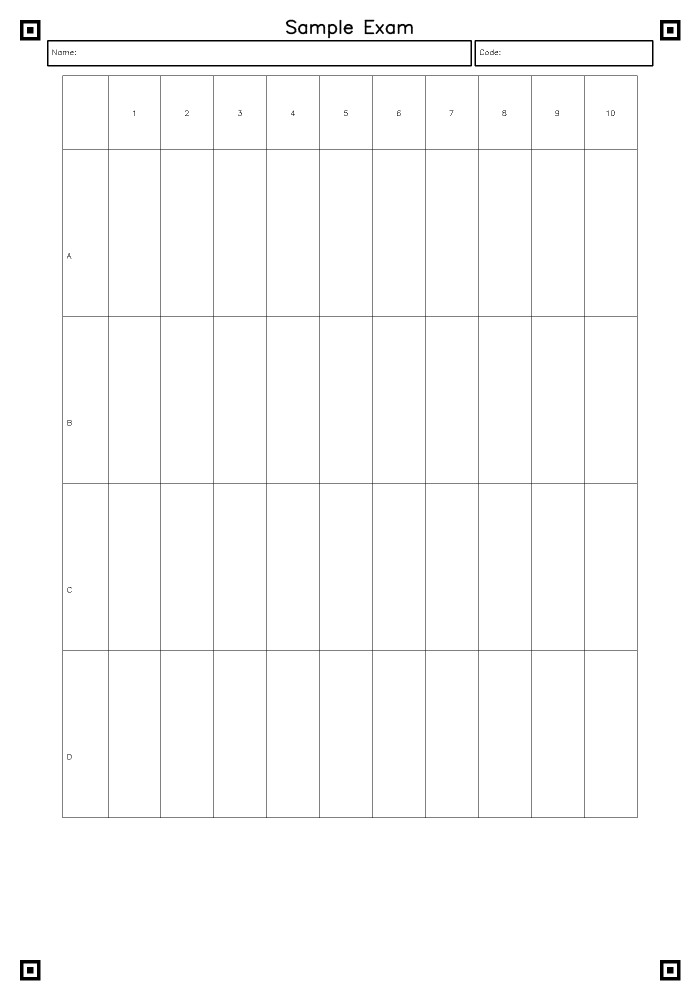
#> input picture examples/generated_template.png, 1400 x 2000 px (shown at 1/2 size)
$ python demo_align.py
#> lines starting #> are read from the running program, lines starting #| are printed output that depends on the picture; after the words box and inside, x2 and y2 are one past the last pixel; in counts of white or black regions, pixels touching at a corner belong together
#> in main, img is the input picture: shape (2000, 1400, 3); min 0, max 255, mean 251.4
### src/exam_evaluator/pattern_recognition.py
"""
Pattern Recognition Module for Exam Evaluation

This module provides pattern recognition capabilities using OpenCV for exam image analysis.

OPTIMIZATIONS IMPLEMENTED:
- Direct use of OpenCV functions for maximum performance
- Smart grayscale conversion (avoids redundant conversions)
- Efficient preprocessing pipeline with native OpenCV operations
- Removal of duplicate code and unnecessary wrapper methods
- Optimized morphology for shadow removal
- Internal helper methods (_to_gray) for efficient code reuse
"""

import cv2
import numpy as np
from typing import Tuple, List, Optional


class PatternRecognizer:
    """
    A class for performing pattern recognition on exam images using OpenCV.

    This class provides methods for detecting patterns, shapes, and features
    in exam images for automated evaluation.
    """

    def __init__(self):
        """Initialize the PatternRecognizer."""
        self.opencv_version = cv2.__version__

    # [15 lines left out: function load_image, not called in this run]

    def _to_gray(self, image: np.ndarray) -> np.ndarray:
        """
        Convert image to grayscale if needed (optimized helper method).

        Optimization: Avoids redundant conversion if image is already grayscale.

        Args:
            image: Input image (BGR or already grayscale)

        Returns:
            Grayscale image
        """
        if len(image.shape) == 2:
            return image
        return cv2.cvtColor(image, cv2.COLOR_BGR2GRAY)

    # Public methods for API compatibility
    # [306 lines left out: functions convert_to_grayscale, apply_threshold, detect_edges, find_contours, detect_circles, template_matching and 3 more, not called in this run]

    def find_alignment_squares(self, image: np.ndarray, min_area: int = 2000) -> List[Tuple[int, int]]:
        """
        Detect filled square alignment markers in an image.

        Args:
            image: Input image (BGR or grayscale)
            min_area: Minimum contour area to consider as an alignment square

        Returns:
            List of (x, y) centers for detected square markers. Returns an empty
            list if none are found.
        """
        # Optimization: use helper method for grayscale conversion
        gray = self._to_gray(image)
        _, thr = cv2.threshold(gray, 128, 255, cv2.THRESH_BINARY_INV | cv2.THRESH_OTSU)
        # Use morphological closing to reduce small holes/blur effects
        kernel = cv2.getStructuringElement(cv2.MORPH_RECT, (5, 5))
        thr = cv2.morphologyEx(thr, cv2.MORPH_CLOSE, kernel)
        contours, _ = cv2.findContours(thr, cv2.RETR_EXTERNAL, cv2.CHAIN_APPROX_SIMPLE)

        markers = []
        for cnt in contours:
            area = cv2.contourArea(cnt)
            if area < max(800, min_area * 0.2):
                continue

            # bounding rect and aspect ratio
            x, y, w, h = cv2.boundingRect(cnt)
            if h == 0:
                continue
            ar = float(w) / float(h)

            # solidity: how much of bounding box is covered by contour
            rect_area = float(w * h)
            solidity = area / rect_area if rect_area > 0 else 0

            # Accept roughly-square, fairly-solid contours
            if 0.5 <= ar <= 2.0 and solidity > 0.4 and area > min_area * 0.1:
                cx = x + w // 2
                cy = y + h // 2
                markers.append((cx, cy))

        return markers

    # [33 lines left out: functions _expected_marker_positions, _select_nearest_markers, not called in this run]

    def align_exam_image(self, image: np.ndarray, template_size: Tuple[int, int] = (800, 1000), margin: int = 40, alignment_square_size: int = 40) -> Optional[np.ndarray]:
        """
        Attempt to deskew/resize a scanned exam image using the four corner
        alignment squares. If four markers are found, a perspective transform
        is computed to map the scanned markers to ideal template corners.

        Args:
            image: Input BGR image of a scanned exam
            template_size: Desired output (width, height) in pixels
            margin: Margin used when template was generated
            alignment_square_size: Size of alignment squares used in template

        Returns:
            Warped image aligned to the template coordinate system, or None if
            alignment failed (e.g., fewer than 4 markers detected)
        """
        candidates = self.find_alignment_squares(image)
        if len(candidates) < 4:
            return None

        h_img, w_img = image.shape[:2]
        # expected positions in the scanned image coordinate system
        expected_img = self._expected_marker_positions((w_img, h_img), margin, alignment_square_size)
        src = self._select_nearest_markers(candidates, expected_img)
        if src is None:
            return None

        # destination positions in the template coordinate system
        dst = self._expected_marker_positions(template_size, margin, alignment_square_size)

        M = cv2.getPerspectiveTransform(src, dst)
        w, h = template_size
        warped = cv2.warpPerspective(image, M, (w, h), flags=cv2.INTER_LINEAR)
        return warped

    # [332 lines left out: functions remove_shadows, convert_to_black_and_white, extract_answer_cells, is_cell_marked, detect_marked_answers, process_exam_sheet, not called in this run]

### examples/demo_align.py
"""Example: simulate a scanned rotated/translated page and align it back to template

Run from repo root:
    python3 examples/demo_align.py

This script generates a template, applies a perspective warp to simulate a scan,
then attempts to detect alignment squares and warp it back.
"""
import os
import sys
import cv2
import numpy as np

sys.path.insert(0, os.path.join(os.path.dirname(__file__), '..', 'src'))
from exam_evaluator import PatternRecognizer

ROOT = os.path.dirname(__file__)
TEMPLATE_PNG = os.path.join(ROOT, 'generated_template.png')
SCANNED_PNG = os.path.join(ROOT, 'simulated_scanned.png')
ALIGNED_PNG = os.path.join(ROOT, 'aligned_template.png')


def simulate_scan(img: np.ndarray) -> np.ndarray:
    h, w = img.shape[:2]
    # Use the known alignment square centers from the template layout
    margin = 120
    sq = 120
    # centers of the four alignment squares in the template coordinate system
    src = np.float32([
        [margin + sq / 2.0, margin + sq / 2.0],
        [w - margin - sq / 2.0, margin + sq / 2.0],
        [margin + sq / 2.0, h - margin - sq / 2.0],
        [w - margin - sq / 2.0, h - margin - sq / 2.0],
    ])

    # perturb each marker by a small amount to simulate a real scanned page
    rng = np.random.default_rng(42)
    offsets = rng.normal(scale=30.0, size=src.shape).astype(np.float32)
    dst = src + offsets

    # Compute perspective transform that maps template marker positions to perturbed positions
    M = cv2.getPerspectiveTransform(src, dst)
    warped = cv2.warpPerspective(img, M, (w, h), flags=cv2.INTER_LINEAR)
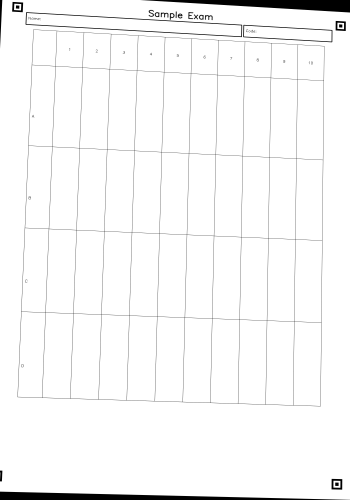
#> warped: shape (2000, 1400, 3) (shown at 1/4 size); min 0, max 255, mean 247.3
    # add slight blur to simulate scanner/phone capture
    warped = cv2.GaussianBlur(warped, (3, 3), 0)
    return warped


def main():
    recognizer = PatternRecognizer()

    if not os.path.exists(TEMPLATE_PNG):
        print("Template not found — generating one first...")
        img = recognizer.generate_exam_sheet_template(title='Demo Exam', num_questions=20)
        cv2.imwrite(TEMPLATE_PNG, img)
    else:
        img = cv2.imread(TEMPLATE_PNG)

    scanned = simulate_scan(img)
    cv2.imwrite(SCANNED_PNG, scanned)
    print(f"Simulated scanned image saved to: {SCANNED_PNG}")

    aligned = recognizer.align_exam_image(scanned)
#> in find_alignment_squares, `_, thr = cv2.threshold(gray, 128, 255, cv2.THRESH_BINARY_INV | cv2.THR..`:
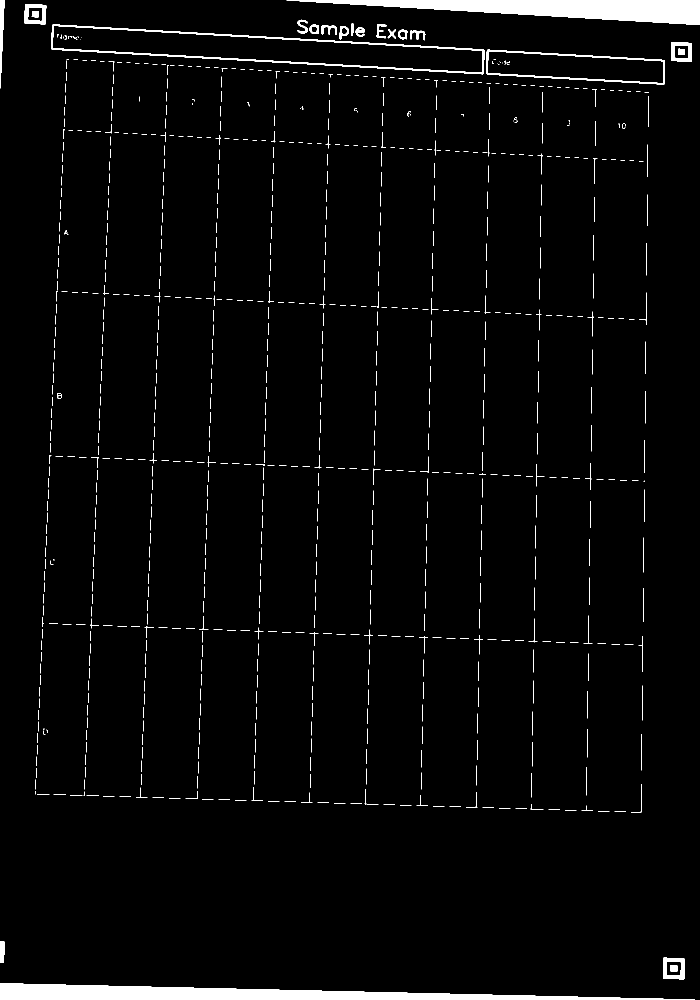
#> thr: shape (2000, 1400) (shown at 1/2 size); 2.8% white; 819 white regions (368 under 20 px), largest, box (x1, y1, x2, y2) and area: (0, 1966, 1390, 2000) 24050, (573, 0, 1400, 50) 21151, (102, 49, 969, 149) 5759
#> in find_alignment_squares, `contours, _ = cv2.findContours(thr, cv2.RETR_EXTERNAL, cv2.CHAIN_APPRO..`: contours = 757 contours, 740 with area under 20; largest, box (x1, y1, x2, y2) and area: (102, 49, 1330, 169) 60402, (0, 1966, 1390, 2000) 22644, (573, 0, 1400, 50) 20300, (1326, 1915, 1369, 1959) 1737, (48, 8, 93, 49) 1593
#> the loop in find_alignment_squares, `for cnt in contours:` made 757 passes
#> (area, x, y, w, h, ar, rect_area, solidity) on passes 2, 747, 755: (1737, 1326, 1915, 43, 44, 0.977, 1892, 0.918), (1472, 1342, 84, 41, 40, 1.02, 1640, 0.898), (1593, 48, 8, 45, 41, 1.1, 1845, 0.863)
#> after the loop in find_alignment_squares, `for cnt in contours:`: markers = [(1347, 1937), (1362, 104), (70, 28)]
    if aligned is None:
        print("Alignment failed: could not find 4 markers")
    else:
        cv2.imwrite(ALIGNED_PNG, aligned)
        print(f"Aligned image saved to: {ALIGNED_PNG}")


if __name__ == '__main__':
    main()

$ run again, with examples/aligned_exam.png copied over examples/generated_template.png
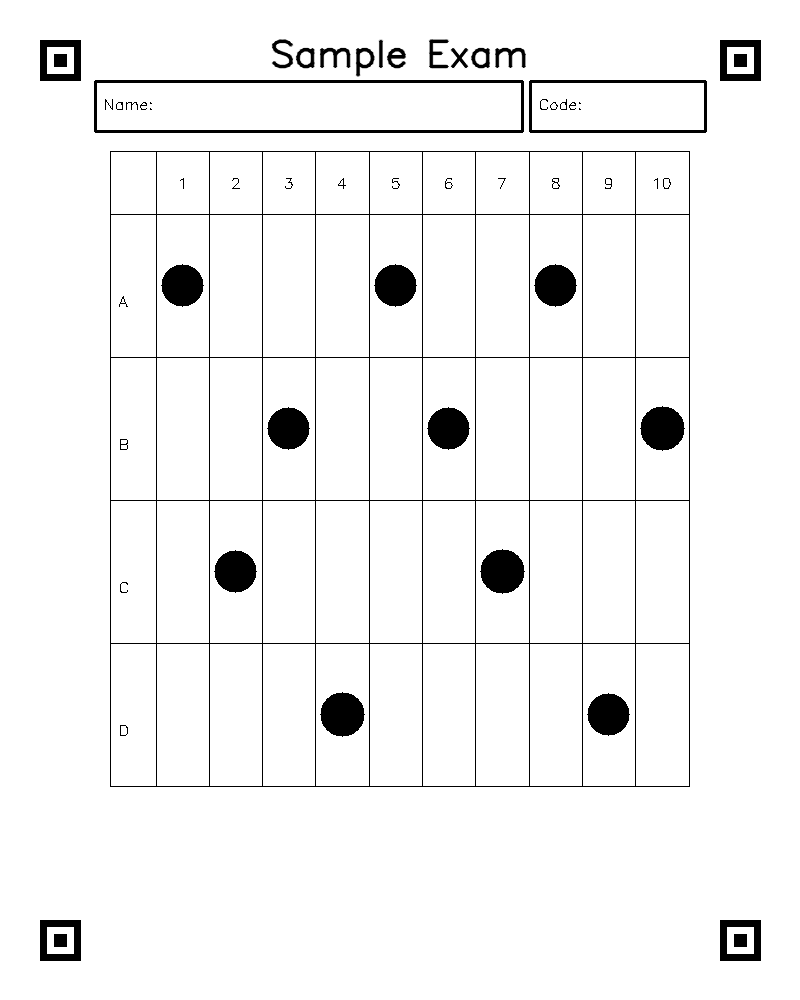
#> input picture examples/aligned_exam.png, 800 x 1000 px
#> in main, img is the input picture: shape (1000, 800, 3); min 0, max 255, mean 243.3
#> in find_alignment_squares, `thr = cv2.morphologyEx(thr, cv2.MORPH_CLOSE, kernel)`:
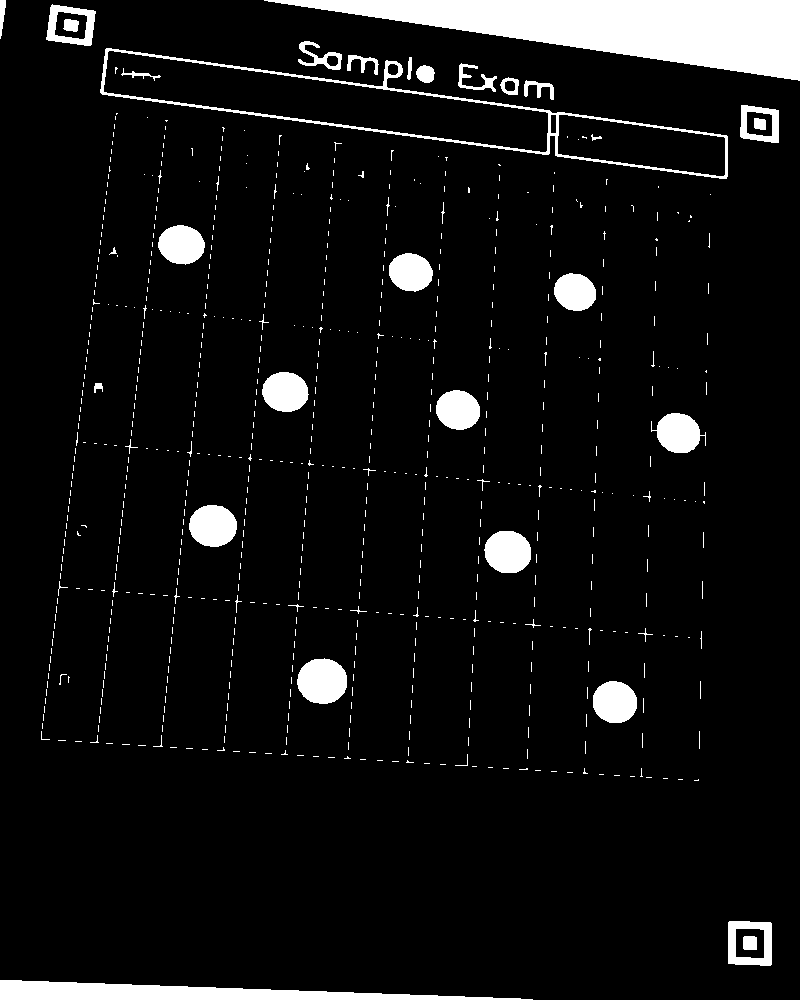
#> thr: shape (1000, 800); 7.1% white; 723 white regions (672 under 20 px)
#> contours = 714 contours, 689 with area under 20; largest, box (x1, y1, x2, y2) and area: (100, 48, 728, 179) 28230, (264, 0, 800, 81) 21345, (0, 980, 533, 1000) 5142, (728, 921, 772, 966) 1831, (297, 658, 347, 704) 1736
#> the loop in find_alignment_squares, `for cnt in contours:` made 714 passes
#> (area, x, y, w, h, ar, rect_area, solidity) on passes 2, 97, 119, 256, 282, 401, 420, 440: (1831, 728, 921, 44, 45, 0.978, 1980, 0.925), (1418.5, 593, 681, 44, 42, 1.05, 1848, 0.768), (1735.5, 297, 658, 50, 46, 1.09, 2300, 0.755), (1522, 484, 531, 47, 42, 1.12, 1974, 0.771), (1526, 189, 505, 48, 42, 1.14, 2016, 0.757), (1339.5, 651, 413, 55, 40, 1.38, 2200, 0.609), (1318.5, 436, 390, 44, 40, 1.1, 1760, 0.749), (1399.5, 262, 372, 47, 40, 1.18, 1880, 0.744)
#> after the loop in find_alignment_squares, `for cnt in contours:`: markers = [(750, 943), (615, 702), (322, 681), (507, 552), (213, 526), (678, 433), (458, 410), (285, 392), (575, 292), (411, 272), (181, 245), (759, 124), (71, 25)]
#> candidates has the same summary as markers in find_alignment_squares
#> cand has the same summary as markers in find_alignment_squares
#> the loop in _select_nearest_markers, `for ex in expected:` made 4 passes
#> after the loop in _select_nearest_markers, `for ex in expected:`: src_pts = [(71, 25), (759, 124), (322, 681), (750, 943)]
#> in align_exam_image, `src = self._select_nearest_markers(candidates, expected_img)`: src = [[71, 25], [759, 124], [322, 681], [750, 943]]
#> in align_exam_image, `M = cv2.getPerspectiveTransform(src, dst)`: M = [[1.88, -0.755, -51.21], [-0.0668, 0.874, 46.16], [0.00113, -0.00104, 1]]
#> in align_exam_image, `warped = cv2.warpPerspective(image, M, (w, h), flags=cv2.INTER_LINEAR)`:
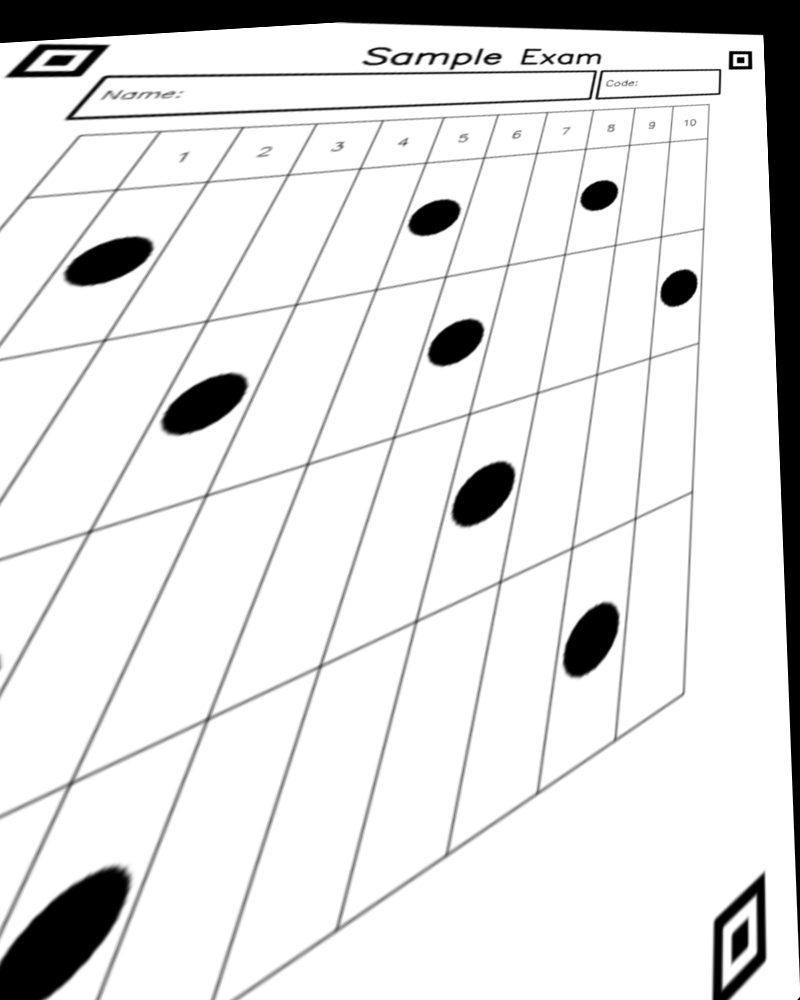
#> warped: shape (1000, 800, 3); min 0, max 255, mean 225.7
